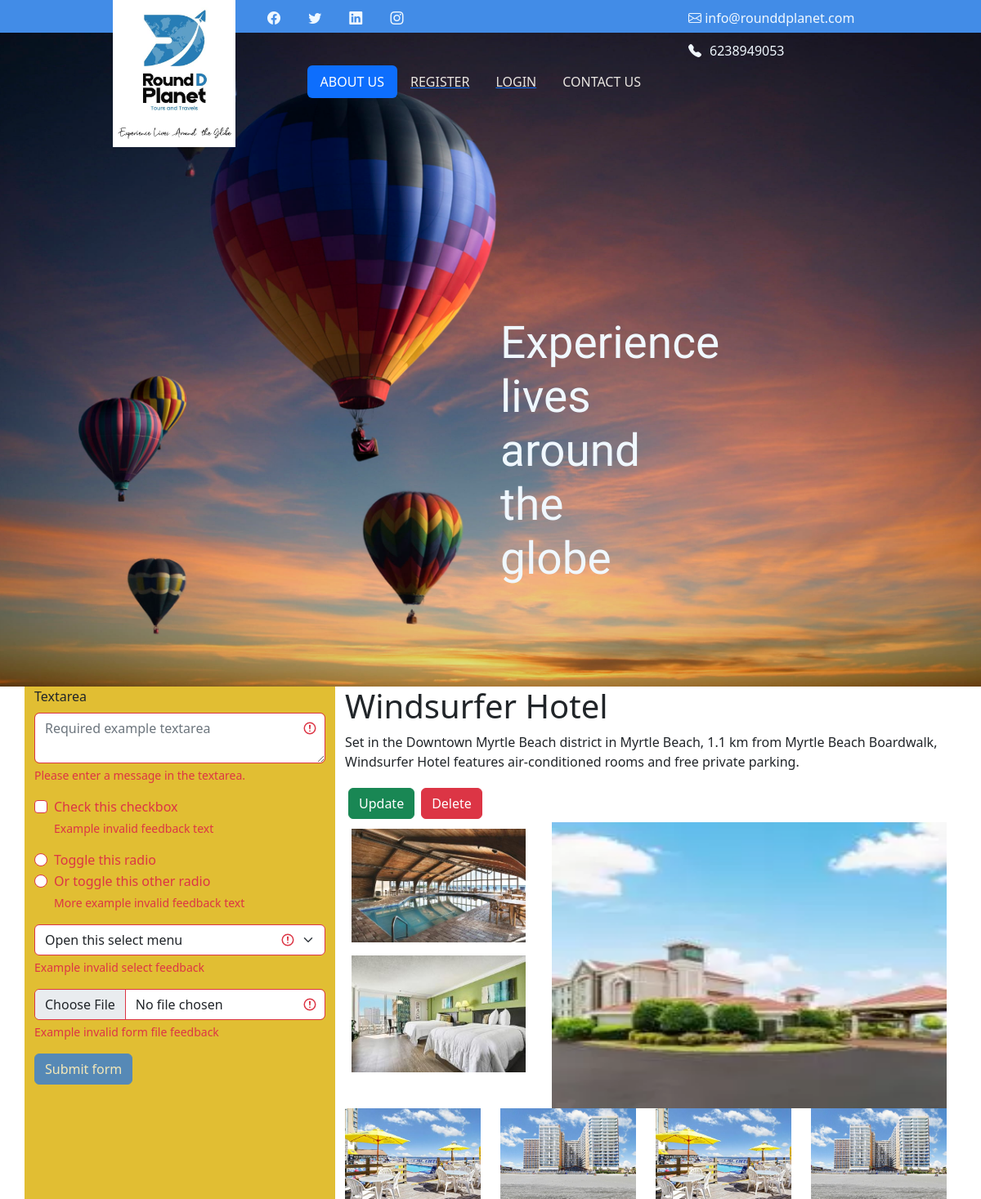
/details/4, run on the app's committed database.
### motelapp/models.py (models this page shows)
class Hotel(models.Model):
    name=models.CharField(max_length=250)
    rate=models.CharField( max_length=250)
    photo=models.ImageField(upload_to='mvpic')
    desc=models.TextField()

### motelapp/views.py (the view)
# urls.py: path('details/<int:id>',views.details,name='details'),
def details(req,id):
    data=Hotel.objects.get(id=id)
    return render(req,'detail.html',{'data':data})

### templates/detail.html (shortened to what this page needs)
{% extends "base.html" %}
{% load static %}
{% block body%}
<div class="container">
    <div class="row">
        <div class="col-lg-4 col-md-6 col-sm-6 div_dt1">
            <form class="was-validated">
                <div class="mb-3">
                  <label for="validationTextarea" class="form-label">Textarea</label>
                  <textarea class="form-control" id="validationTextarea" placeholder="Required example textarea" required></textarea>
                  <div class="invalid-feedback">
                    Please enter a message in the textarea.
                  </div>
                </div>
                <div class="form-check mb-3">
                  <input type="checkbox" class="form-check-input" id="validationFormCheck1" required>
                  <label class="form-check-label" for="validationFormCheck1">Check this checkbox</label>
                  <div class="invalid-feedback">Example invalid feedback text</div>
                </div>
                <div class="form-check">
                  <input type="radio" class="form-check-input" id="validationFormCheck2" name="radio-stacked" required>
                  <label class="form-check-label" for="validationFormCheck2">Toggle this radio</label>
                </div>
                <div class="form-check mb-3">
                  <input type="radio" class="form-check-input" id="validationFormCheck3" name="radio-stacked" required>
                  <label class="form-check-label" for="validationFormCheck3">Or toggle this other radio</label>
                  <div class="invalid-feedback">More example invalid feedback text</div>
                </div>
                <div class="mb-3">
                  <select class="form-select" required aria-label="select example">
                    <option value="">Open this select menu</option>
                  </select>
                  <div class="invalid-feedback">Example invalid select feedback</div>
                </div>
                <div class="mb-3">
                  <input type="file" class="form-control" aria-label="file example" required>
                  <div class="invalid-feedback">Example invalid form file feedback</div>
                </div>
                <div class="mb-3">
                  <button class="btn btn-primary" type="submit" disabled>Submit form</button>
                </div>
              </form>
        </div>
        <div class="col-lg-8 col-md col-sm ">
            <div class="row">
                <div class="col-lg ">
                    <h1>{{data.name}}</h1>
                    <p>{{data.desc}}</p>
                    <div class="div_d2 d-flex ">
                        <a href="{% url 'motel:update' data.id %}"><button class="btn btn-success m-1" role="button">Update</button> </a>
                         <a href="{% url 'motel:delete' data.id %}"><button class="btn btn-danger m-1" role="button">Delete</button></a>
                    </div>
                </div>
            </div>
            <div class="row">
                <div class="col-lg-4 ">
                    <div class="row">
                        <div class="col-lg">
                            <div class="row">
                                <div class="col-lg m-2">
                                    <img src="{% static 'image\62269313.jpg' %}" class="w-100" height="auto">
                                </div>
                            </div>
                            <div class="row">
                                <div class="col-lg m-2">
                                    <img src="{% static 'image\126585375.jpg' %}" class="w-100" height="auto">
                                </div>
                            </div>
                        </div>
                   </div>
               </div>
               <div class="col-lg-8 ">
                <img src="{{data.photo.url}}" class="w-100" height="350px">
               </div>
            </div>
            <div class="row">
                <div class="col-lg-3 col-md-6 col-sm-6">
                   <img src="{% static 'image\177763423.jpg' %}" class="w-100" height="auto">
                </div>
                <div class="col-lg-3 col-md-6 col-sm-6">
                    <img src="{% static 'image\177763454.jpg' %}" class="w-100" height="auto">
                </div>
                <div class="col-lg-3 col-md-6 col-sm-6">
                    <img src="{% static 'image\177763423.jpg' %}" class="w-100" height="auto">
                </div>
                <div class="col-lg-3 col-md-6 col-sm-6">
                    <img src="{% static 'image\177763454.jpg' %}" class="w-100" height="auto">
                </div>
            </div>
    </div>
</div>
{% endblock %}

### static/css/main.css (style rules this page uses)
.div_dt1 { background-color: rgb(225, 190, 51); }

### data on the page
Hotel: name "Windsurfer Hotel", desc "Set in the Downtown Myrtle Beach district in Myrtle Beach, 1.1 km from Myrtle Beach Boardwalk, Windsurfer Hotel features air-conditioned rooms and free private parking.", photo (picture)
